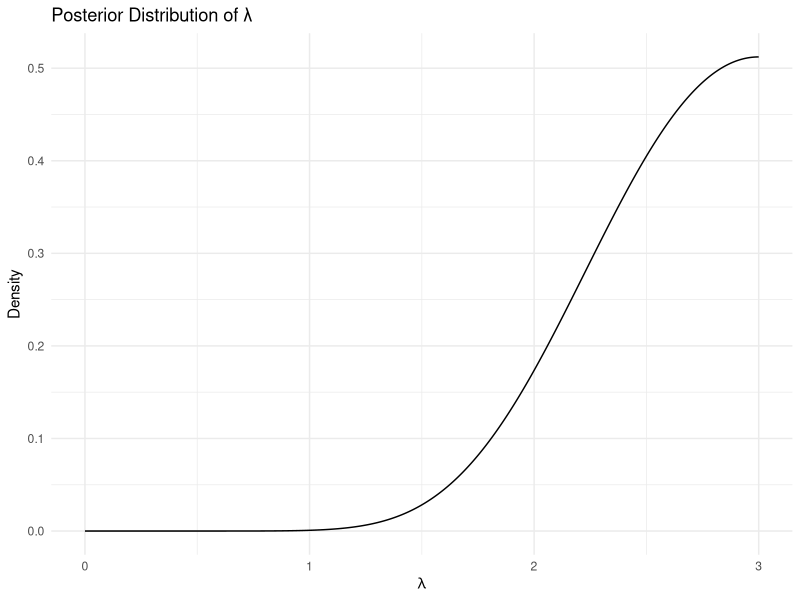

Source code (R):
if (!require(ggplot2)) install.packages("ggplot2")
library(ggplot2)

# function to simulate a branching process 
# with Poisson offspring distribution
branch <- function(n, lam) { 
	z <- c(1,rep(0,n))
	for (i in 2:(n+1)) {
		z[i] <- sum(rpois(z[i-1],lam));
	}
	return(z);
}

# posterior for lambda, derived from question 2a.
posterior_lambda <- function(lam, data) {
  return (dgamma(lam, sum(data), length(data)));
}

# computed posterior for the observed data
# (Z0, Z1, Z2, Z3, Z4) = (1, 1, 2, 5, 7)
posterior_Z0_Z4 <- function(lam) {
  return (posterior_lambda(lam, c(1, 1, 2, 5, 7)));
};


lambda_values <- seq(0, 3, length.out = 1000)

posterior_densities = posterior_Z0_Z4(lambda_values)


# Plot the posterior distribution
df <- data.frame(lambda = lambda_values, density = posterior_densities)
ggplot(df, aes(x = lambda, y = density)) +
  geom_line() +
  labs(title = "Posterior Distribution of λ",
       x = expression(lambda),
       y = "Density") +
  theme_minimal()


# question 2b: the extinction probability
extinction_prob <- function(lam) {
  # Define the PGF for the Poisson distribution
  pgf <- function(s) { exp(lam * (s - 1)) }
  
  # Define the function to find a root for (pgf(s) - s)
  f_to_minimize <- function(s) { pgf(s) - s }
  
  # Use uniroot to find the root of the function on the interval [0, 1]
  # The root is the fixed point which corresponds to the extinction probability
  root <- uniroot(f_to_minimize, c(0, 1), tol = .Machine$double.eps^0.5)$root
  
  return(root)
}

extinction_prob(0.9)



